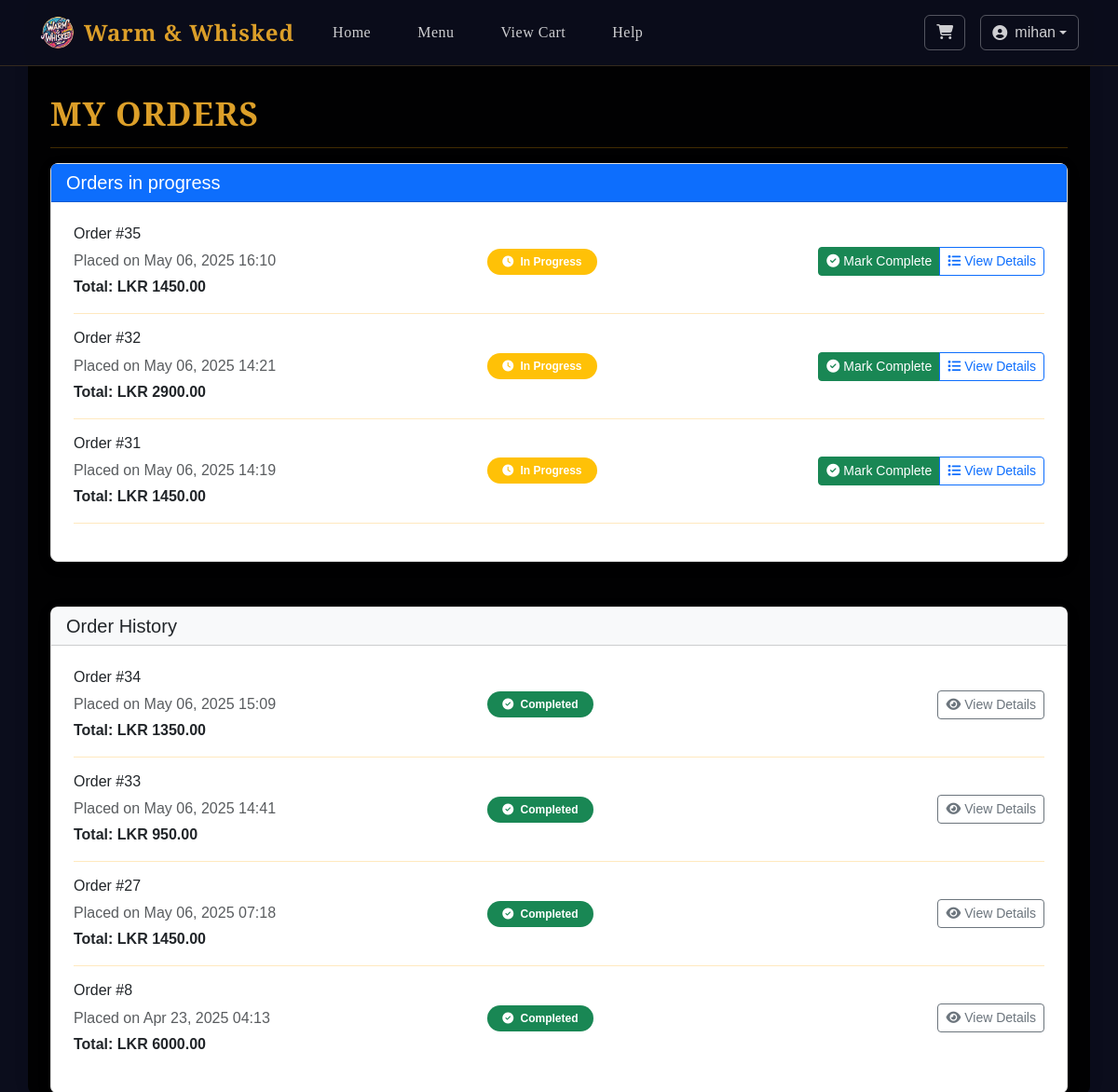
/my-orders/ (signed in, upper part), run on an earlier commit of the app's database.
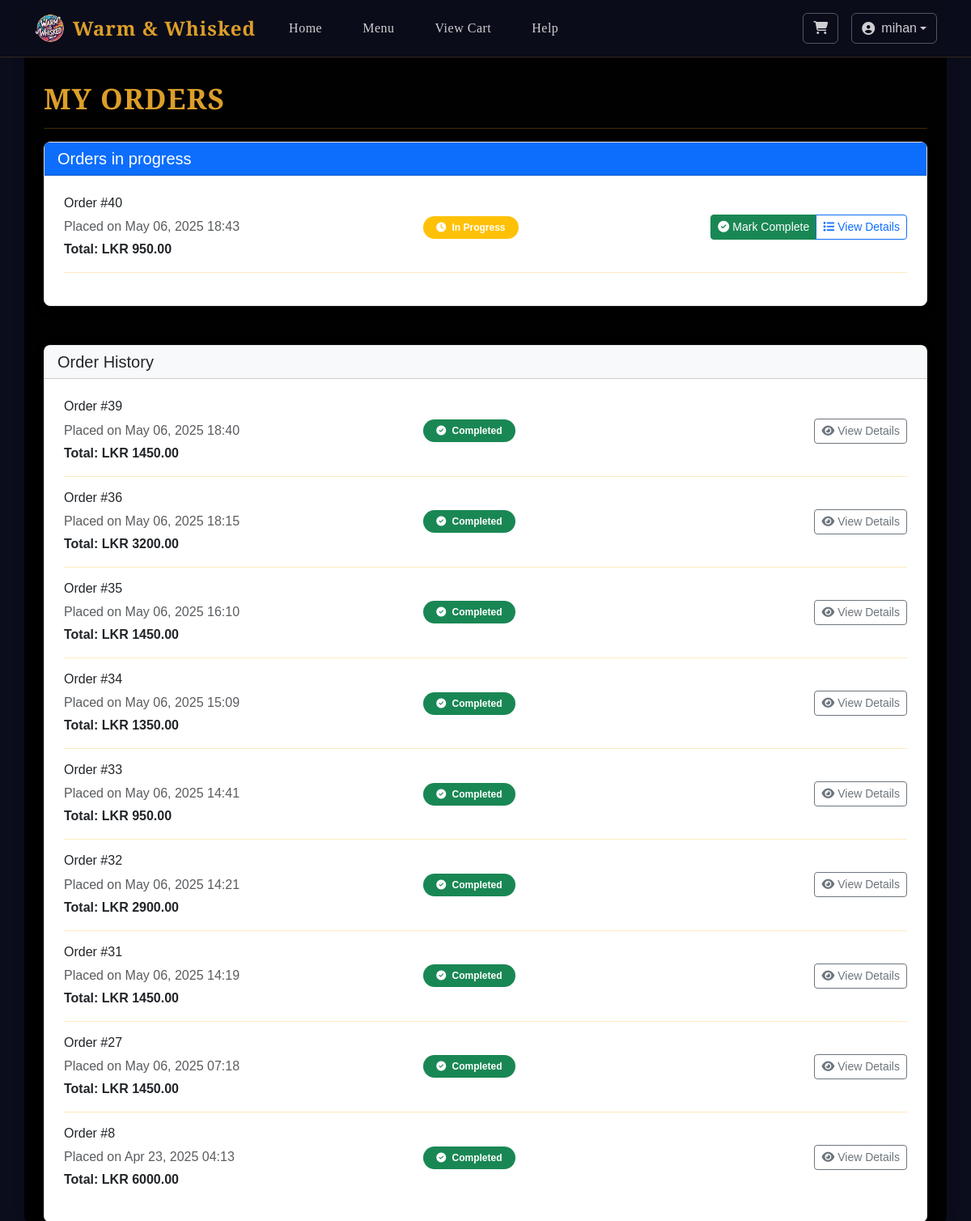
And on a later commit of the database.
### orders/models.py (models this page shows, shortened)
class Order(models.Model):
    ORDER_STATUS = (
        ('preparing', 'In Progress'),
        ('ready', 'Ready'),
        ('completed', 'Completed'),
        ('cancelled', 'Cancelled'),
    )
    user = models.ForeignKey(User, on_delete=models.CASCADE)
    created_at = models.DateTimeField(auto_now_add=True)
    status = models.CharField(max_length=20, choices=ORDER_STATUS, default='preparing')
    total = models.DecimalField(max_digits=8, decimal_places=2)
    delivery_address = models.TextField()
    contact_number = models.CharField(max_length=15)
    cancelled_at = models.DateTimeField(null=True, blank=True)
    class Meta:
        ordering = ['-created_at']
    @property
    def can_cancel(self):
        return (self.status in ['preparing', 'ready'] and
                timezone.now() <= self.created_at + timedelta(minutes=5))

### orders/views.py (the view)
# urls.py: path('my-orders/', views.order_tracking, name='order_tracking'),  # Changed path
@login_required
def order_tracking(request):
    orders = Order.objects.filter(user=request.user).order_by('-created_at')
    return render(request, 'orders/my_orders/order_tracking.html', {
        'orders': orders,
        'now': timezone.now()
    })

### orders/templates/orders/my_orders/order_tracking.html (shortened to what the changed rows need)
{% extends 'orders/pages/base.html' %}
{% block content %}
<div class="container" style="padding-top: 60px;">
    <h2 style="font-family: 'Cormorant Garamond';
            font-weight: 600;
            font-size: 2.2rem;
            color: #dc9f29;
            letter-spacing: 1px;
            margin: 20px 0 15px;
            text-transform: uppercase;
            " >My Orders</h2><hr>
    <div class="card mb-4">
        <div class="card-body">
            {% for order in orders %}
                {% if order.status != 'completed' and order.status != 'cancelled' %}
                <div class="row mb-3 align-items-center">
                    <div class="col-md-5">
                        <h6>Order #{{ order.id }}</h6>
                        <p class="mb-1 text-muted">Placed on {{ order.created_at|date:"M d, Y H:i" }}</p>
                        <p class="mb-0"><strong>Total: LKR {{ order.total }}</strong></p>
                    </div>
                    <div class="col-md-3">
                        <span class="badge rounded-pill bg-{% if order.status == 'ready' %}success{% elif order.status == 'preparing' %}warning{% else %}secondary{% endif %} py-2 px-3">
                            <i class="fas fa-{% if order.status == 'ready' %}check-circle{% elif order.status == 'preparing' %}clock{% else %}info-circle{% endif %} me-1"></i>
                            {{ order.get_status_display }}
                        </span>
                    </div>
                    <div class="col-md-4 text-end">
                        <div class="btn-group" role="group">
                            {% if order.status == 'preparing' %}
                            <a href="{% url 'complete_order' order.id %}" class="btn btn-success btn-sm">
                                <i class="fas fa-check-circle me-1"></i>Mark Complete
                            </a>
                            {% endif %}
                            <button class="btn btn-outline-primary btn-sm"
                                    data-bs-toggle="modal"
                                    data-bs-target="#orderModal"
                                    onclick="loadOrderDetails({{ order.id }})">
                                <i class="fas fa-list me-1"></i>View Details
                            </button>
                        </div>
                    </div>
                </div>
                {% if not forloop.last %}<hr>{% endif %}
                {% endif %}
            {% empty %}
                <div class="text-center py-3">
                    <i class="fas fa-inbox fa-3x text-muted mb-3"></i>
                    <p class="text-muted">No orders in progress</p>
                </div>
            {% endfor %}
        </div>
    </div><br>
    <div class="card">
        <div class="card-body">
            {% for order in orders %}
                {% if order.status == 'completed' or order.status == 'cancelled' %}
                <div class="row mb-3 align-items-center">
                    <div class="col-md-5">
                        <h6>Order #{{ order.id }}</h6>
                        <p class="mb-1 text-muted">Placed on {{ order.created_at|date:"M d, Y H:i" }}</p>
                        <p class="mb-0"><strong>Total: LKR {{ order.total }}</strong></p>
                    </div>
                    <div class="col-md-3">
                        <span class="badge rounded-pill bg-{% if order.status == 'completed' %}success{% else %}danger{% endif %} py-2 px-3">
                            <i class="fas fa-{% if order.status == 'completed' %}check-circle{% else %}times-circle{% endif %} me-1"></i>
                            {{ order.get_status_display }}
                        </span>
                    </div>
                    <div class="col-md-4 text-end">
                        <button class="btn btn-outline-secondary btn-sm"
                                data-bs-toggle="modal"
                                data-bs-target="#orderModal"
                                onclick="loadOrderDetails({{ order.id }})">
                            <i class="fas fa-eye me-1"></i>View Details
                        </button>
                    </div>
                </div>
                {% if not forloop.last %}<hr>{% endif %}
                {% endif %}
            {% empty %}
                <div class="text-center py-3">
                    <i class="fas fa-inbox fa-3x text-muted mb-3"></i>
                    <p class="text-muted">No past orders</p>
                </div>
            {% endfor %}
        </div>
    </div>
</div>
{% endblock %}

What changed in the data, as far as the page shows it:
added Order: id "40", created_at "May 06, 2025 18:43", total "950.00", status "In Progress", shows "Mark Complete", shown under "Orders in progress"
added Order: id "39", created_at "May 06, 2025 18:40", total "1450.00", status "Completed", shown under "Order History"
added Order: id "36", created_at "May 06, 2025 18:15", total "3200.00", status "Completed", shown under "Order History"
changed Order "May 06, 2025 16:10": moves from the list under "Orders in progress" to the list under "Order History"
changed Order "May 06, 2025 14:21": moves from the list under "Orders in progress" to the list under "Order History"
changed Order "May 06, 2025 14:19": moves from the list under "Orders in progress" to the list under "Order History"
